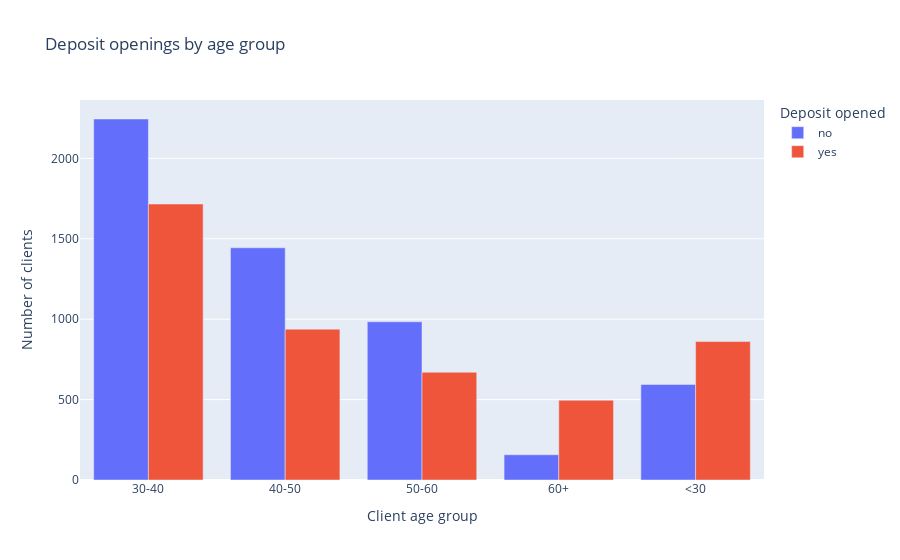

Write notebook code for a chart like this one.
### Code cell
# Creating age groups and determining which groups are more likely  
# to open a deposit rather than reject the offer  

def get_age_group(x):  
    if x < 30:  
        return '<30'  
    elif 30 <= x < 40:  
        return '30-40'  
    elif 40 <= x < 50:  
        return '40-50'  
    elif 50 <= x < 60:  
        return '50-60'  
    else:  
        return '60+'  

df_cleaned['age_groups'] = df_cleaned['age'].apply(get_age_group)  

import plotly  
import plotly.express as px  

# Grouping data by age group and deposit status  
bar_data = df_cleaned.groupby(by='age_groups', as_index=False)['deposit'].value_counts()  

# Creating a bar chart to visualize deposit openings by age group  
fig = px.bar(  
    data_frame=bar_data,  
    x="age_groups",  
    y="count",  
    color="deposit",  
    labels={'deposit': 'Deposit opened',  
            'count': 'Number of clients',  
            'age_groups': 'Client age group'},  
    barmode="group",  
    orientation='v',  
    title='Deposit openings by age group'  
)  

fig.show()

### Figure 1 — Plotly figure (JSON) as saved in the notebook; plotly's stock layout.template omitted (floating-point values rounded to 4 significant figures)
{"data": [{"alignmentgroup": "True", "hovertemplate": "Deposit opened=no<br>Client age group=%{x}<br>Number of clients=%{y}<extra></extra>", "legendgroup": "no", "marker": {"color": "#636efa", "pattern": {"shape": ""}}, "name": "no", "offsetgroup": "no", "orientation": "v", "showlegend": true, "textposition": "auto", "type": "bar", "x": ["30-40", "40-50", "50-60", "60+", "<30"], "xaxis": "x", "y": [2245, 1444, 984, 157, 594], "yaxis": "y"}, {"alignmentgroup": "True", "hovertemplate": "Deposit opened=yes<br>Client age group=%{x}<br>Number of clients=%{y}<extra></extra>", "legendgroup": "yes", "marker": {"color": "#EF553B", "pattern": {"shape": ""}}, "name": "yes", "offsetgroup": "yes", "orientation": "v", "showlegend": true, "textposition": "auto", "type": "bar", "x": ["30-40", "40-50", "50-60", "60+", "<30"], "xaxis": "x", "y": [1716, 938, 670, 496, 861], "yaxis": "y"}], "layout": {"barmode": "group", "legend": {"title": {"text": "Deposit opened"}, "tracegroupgap": 0}, "title": {"text": "Deposit openings by age group"}, "xaxis": {"anchor": "y", "domain": [0, 1], "title": {"text": "Client age group"}}, "yaxis": {"anchor": "x", "domain": [0, 1], "title": {"text": "Number of clients"}}}}
